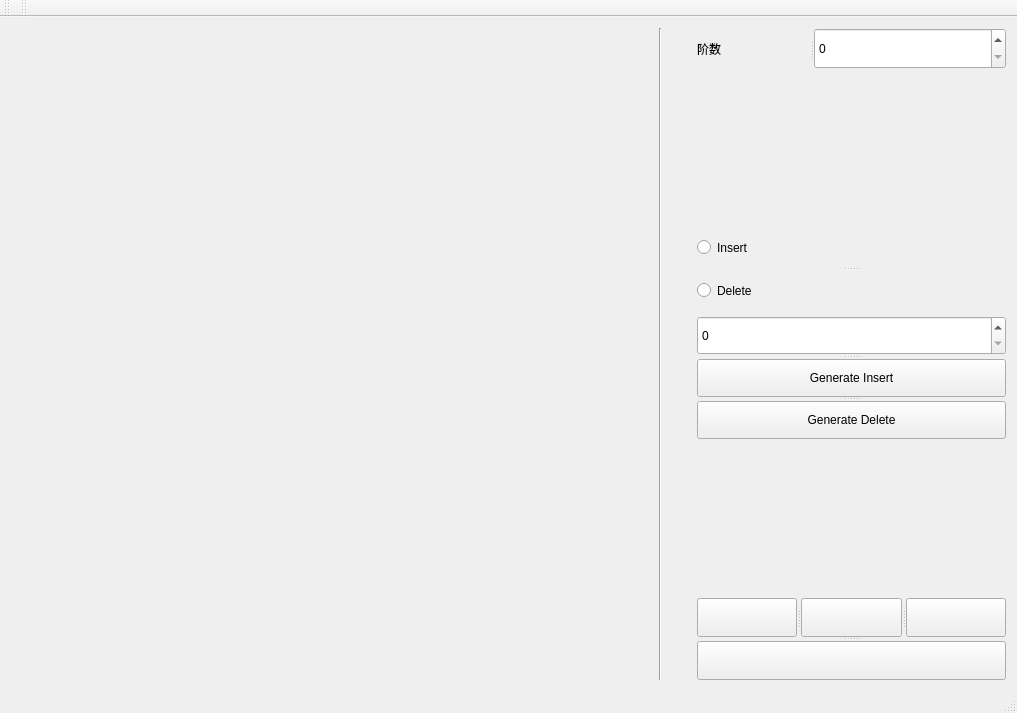
<?xml version="1.0" encoding="UTF-8"?>
<ui version="4.0">
 <class>MainWindow</class>
 <widget class="QMainWindow" name="MainWindow">
  <property name="geometry">
   <rect>
    <x>0</x>
    <y>0</y>
    <width>1017</width>
    <height>713</height>
   </rect>
  </property>
  <property name="windowTitle">
   <string>MainWindow</string>
  </property>
  <widget class="QWidget" name="centralWidget">
   <layout class="QGridLayout" name="gridLayout_2" columnstretch="10,1,5">
    <item row="0" column="0">
     <spacer name="horizontalSpacer">
      <property name="orientation">
       <enum>Qt::Horizontal</enum>
      </property>
      <property name="sizeHint" stdset="0">
       <size>
        <width>620</width>
        <height>639</height>
       </size>
      </property>
     </spacer>
    </item>
    <item row="0" column="1">
     <widget class="Line" name="line">
      <property name="sizePolicy">
       <sizepolicy hsizetype="Expanding" vsizetype="Expanding">
        <horstretch>0</horstretch>
        <verstretch>0</verstretch>
       </sizepolicy>
      </property>
      <property name="orientation">
       <enum>Qt::Vertical</enum>
      </property>
     </widget>
    </item>
    <item row="0" column="2">
     <layout class="QGridLayout" name="gridLayout" rowstretch="4,15,8,12,15,8" rowminimumheight="0,0,0,0,0,0">
      <item row="0" column="0">
       <widget class="QSplitter" name="splitter_4">
        <property name="orientation">
         <enum>Qt::Horizontal</enum>
        </property>
        <widget class="QLabel" name="label">
         <property name="sizePolicy">
          <sizepolicy hsizetype="Expanding" vsizetype="Expanding">
           <horstretch>0</horstretch>
           <verstretch>0</verstretch>
          </sizepolicy>
         </property>
         <property name="styleSheet">
          <string notr="true">font: 9pt &quot;Adobe 黑体 Std R&quot;;</string>
         </property>
         <property name="text">
          <string>阶数</string>
         </property>
        </widget>
        <widget class="QSpinBox" name="levelSpinBox">
         <property name="sizePolicy">
          <sizepolicy hsizetype="Expanding" vsizetype="Expanding">
           <horstretch>0</horstretch>
           <verstretch>0</verstretch>
          </sizepolicy>
         </property>
        </widget>
       </widget>
      </item>
      <item row="1" column="0">
       <spacer name="verticalSpacer">
        <property name="orientation">
         <enum>Qt::Vertical</enum>
        </property>
        <property name="sizeHint" stdset="0">
         <size>
          <width>77</width>
          <height>13</height>
         </size>
        </property>
       </spacer>
      </item>
      <item row="2" column="0">
       <widget class="QSplitter" name="splitter">
        <property name="orientation">
         <enum>Qt::Vertical</enum>
        </property>
        <widget class="QRadioButton" name="radioButton">
         <property name="sizePolicy">
          <sizepolicy hsizetype="Expanding" vsizetype="Expanding">
           <horstretch>0</horstretch>
           <verstretch>0</verstretch>
          </sizepolicy>
         </property>
         <property name="styleSheet">
          <string notr="true">font: 10pt &quot;Adobe 黑体 Std R&quot;;</string>
         </property>
         <property name="text">
          <string>Insert</string>
         </property>
         <attribute name="buttonGroup">
          <string notr="true">Op</string>
         </attribute>
        </widget>
        <widget class="QRadioButton" name="radioButton_2">
         <property name="sizePolicy">
          <sizepolicy hsizetype="Expanding" vsizetype="Expanding">
           <horstretch>0</horstretch>
           <verstretch>0</verstretch>
          </sizepolicy>
         </property>
         <property name="styleSheet">
          <string notr="true">font: 10pt &quot;Adobe 黑体 Std R&quot;;</string>
         </property>
         <property name="text">
          <string>Delete</string>
         </property>
         <attribute name="buttonGroup">
          <string notr="true">Op</string>
         </attribute>
        </widget>
       </widget>
      </item>
      <item row="3" column="0">
       <widget class="QSplitter" name="splitter_3">
        <property name="orientation">
         <enum>Qt::Vertical</enum>
        </property>
        <widget class="QSpinBox" name="spinBox_2">
         <property name="sizePolicy">
          <sizepolicy hsizetype="Expanding" vsizetype="Expanding">
           <horstretch>0</horstretch>
           <verstretch>0</verstretch>
          </sizepolicy>
         </property>
        </widget>
        <widget class="QPushButton" name="pushButton_2">
         <property name="sizePolicy">
          <sizepolicy hsizetype="Expanding" vsizetype="Expanding">
           <horstretch>0</horstretch>
           <verstretch>0</verstretch>
          </sizepolicy>
         </property>
         <property name="styleSheet">
          <string notr="true">font: 10pt &quot;Adobe 黑体 Std R&quot;;</string>
         </property>
         <property name="text">
          <string>Generate Insert</string>
         </property>
        </widget>
        <widget class="QPushButton" name="pushButton_5">
         <property name="styleSheet">
          <string notr="true">font: 10pt &quot;Adobe 黑体 Std R&quot;;
</string>
         </property>
         <property name="text">
          <string>Generate Delete</string>
         </property>
        </widget>
       </widget>
      </item>
      <item row="4" column="0">
       <spacer name="verticalSpacer_2">
        <property name="orientation">
         <enum>Qt::Vertical</enum>
        </property>
        <property name="sizeHint" stdset="0">
         <size>
          <width>77</width>
          <height>13</height>
         </size>
        </property>
       </spacer>
      </item>
      <item row="5" column="0">
       <widget class="QSplitter" name="splitter_6">
        <property name="orientation">
         <enum>Qt::Vertical</enum>
        </property>
        <widget class="QSplitter" name="splitter_5">
         <property name="orientation">
          <enum>Qt::Horizontal</enum>
         </property>
         <widget class="QPushButton" name="button_pre">
          <property name="sizePolicy">
           <sizepolicy hsizetype="Expanding" vsizetype="Expanding">
            <horstretch>0</horstretch>
            <verstretch>0</verstretch>
           </sizepolicy>
          </property>
          <property name="text">
           <string/>
          </property>
         </widget>
         <widget class="QPushButton" name="pushButton">
          <property name="sizePolicy">
           <sizepolicy hsizetype="Expanding" vsizetype="Expanding">
            <horstretch>0</horstretch>
            <verstretch>0</verstretch>
           </sizepolicy>
          </property>
          <property name="styleSheet">
           <string notr="true">font: 9pt &quot;黑体&quot;;</string>
          </property>
          <property name="text">
           <string/>
          </property>
         </widget>
         <widget class="QPushButton" name="button_next">
          <property name="sizePolicy">
           <sizepolicy hsizetype="Expanding" vsizetype="Expanding">
            <horstretch>0</horstretch>
            <verstretch>0</verstretch>
           </sizepolicy>
          </property>
          <property name="text">
           <string/>
          </property>
         </widget>
        </widget>
        <widget class="QSplitter" name="splitter_2">
         <property name="orientation">
          <enum>Qt::Horizontal</enum>
         </property>
         <widget class="QPushButton" name="button_exit">
          <property name="text">
           <string/>
          </property>
         </widget>
        </widget>
       </widget>
      </item>
     </layout>
    </item>
   </layout>
  </widget>
  <widget class="QMenuBar" name="menuBar">
   <property name="geometry">
    <rect>
     <x>0</x>
     <y>0</y>
     <width>1017</width>
     <height>17</height>
    </rect>
   </property>
  </widget>
  <widget class="QToolBar" name="mainToolBar">
   <attribute name="toolBarArea">
    <enum>TopToolBarArea</enum>
   </attribute>
   <attribute name="toolBarBreak">
    <bool>false</bool>
   </attribute>
  </widget>
  <widget class="QStatusBar" name="statusBar"/>
  <widget class="QToolBar" name="toolBar">
   <property name="windowTitle">
    <string>toolBar</string>
   </property>
   <attribute name="toolBarArea">
    <enum>TopToolBarArea</enum>
   </attribute>
   <attribute name="toolBarBreak">
    <bool>false</bool>
   </attribute>
  </widget>
 </widget>
 <layoutdefault spacing="6" margin="11"/>
 <tabstops>
  <tabstop>spinBox_2</tabstop>
  <tabstop>pushButton</tabstop>
  <tabstop>pushButton_2</tabstop>
  <tabstop>button_pre</tabstop>
  <tabstop>button_next</tabstop>
 </tabstops>
 <resources/>
 <connections/>
 <buttongroups>
  <buttongroup name="Op"/>
 </buttongroups>
</ui>
